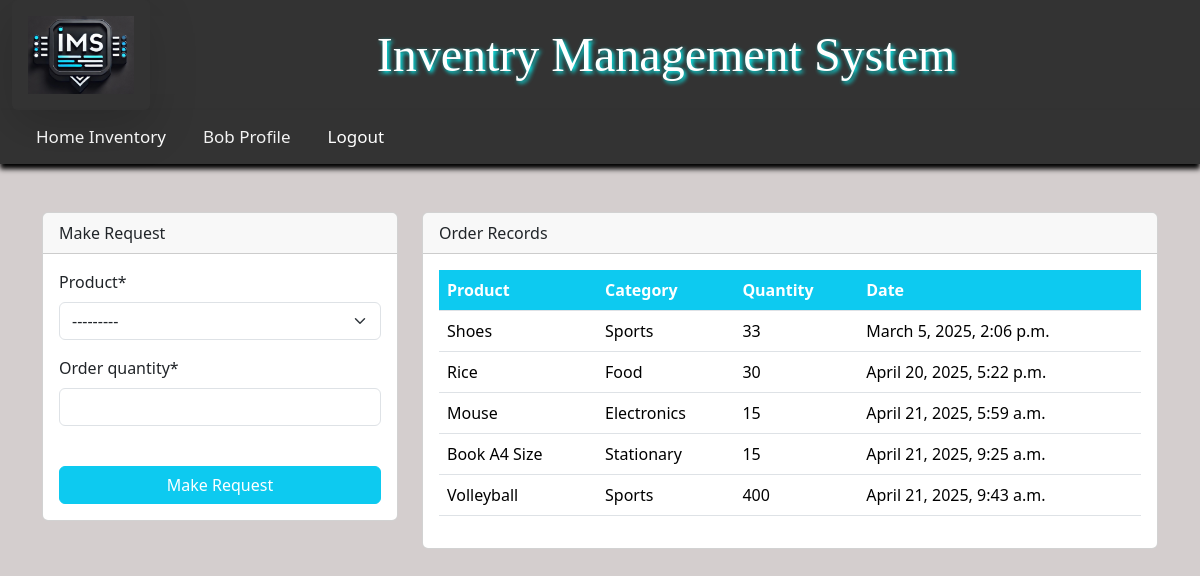
The page /dashboard/ (signed in) on the database its author committed.
### dashboard/models.py (models this page shows, shortened)
class Order(models.Model):
    product = models.ForeignKey(Product, on_delete=models.CASCADE, null=True)
    staff = models.ForeignKey(User, models.CASCADE, null=True)
    order_quantity = models.PositiveIntegerField(null=True)
    date = models.DateTimeField(auto_now_add=True)
    class Meta:
        verbose_name_plural='Orders'

class Product(models.Model):
    name = models.CharField(max_length=100 ,null=True)
    category = models.CharField(max_length=20 , choices=CATEGORY,null=True)
    quantity = models.PositiveIntegerField(null=True)
    cost_per_item = models.DecimalField(max_digits=19,decimal_places=2,null=True,blank=True)
    quantity_sold = models.IntegerField(null=True,blank=True)
    sales = models.DecimalField(max_digits=19,decimal_places=2,null=True,blank=True)
    stock_date = models.DateField(auto_now_add=True,null=True)
    last_sales_date=models.DateField(auto_now_add=True,null=True)
    def __str__(self):
        return f'{self.name}'
    class Meta:
        verbose_name_plural='Products'

### dashboard/views.py (the view)
# urls.py: path('dashboard/',views.index,name='dashboard-index'),
@login_required(login_url='user-login')
def index(request):
    orders=Order.objects.all()
    orders_count=Order.objects.all().count()
    products= Product.objects.all()
    workers_count=User.objects.all().count()
    product_count=Product.objects.all().count()
    if request.method=='POST':
        form=OrderForm(request.POST)
        if form.is_valid():
            instance = form.save(commit=False)
            instance.staff=request.user
            product = instance.product
            if instance.order_quantity > product.quantity:
                messages.error(request,"Insufficient stock ! Only {} available".format(product.quantity))
            else:
                instance.save()
                product.quantity -= instance.order_quantity
                product.save()
                messages.success(request,f"Order placed successfully ! {instance.order_quantity} items sold. ")
                return redirect("dashboard-index")
    else:
        form=OrderForm()
    products=Product.objects.all()
    context = {
        'orders_count':orders_count,
        'products':products,
        'orders':orders,
        'form':form,
        'workers_count':workers_count,
        'product_count':product_count,
    }
    return render(request,'dashboard/index.html',context)

### dashboard/forms.py
class OrderForm(forms.ModelForm):
    class Meta:
        model=Order
        fields=['product','order_quantity']

### templates/dashboard/index.html (shortened to what this page needs)
{% extends "partials/base.html" %}
{% load static %}
{% block content %}
{% if user.is_authenticated and user.is_staff and user.is_superuser %}
{% include 'partials/topnav.html' %}
<div class="container">
    <div class="row my-5">
        <div class="col-md-6">
            <div class="bg-white">
                <canvas id="myChart1" width="400" height="300"></canvas>
                <script>
                    var ctx = document.getElementById('myChart1').getContext('2d');
                    var myChart1 = new Chart(ctx, {
                        type: 'pie',
                        data: {
                            labels: [ {% for order in orders %} '{{order.product.name}}', {% endfor %}],
                            datasets: [{
                                label: 'Orders',
                                data:[ {% for order in orders %} {{order.order_quantity}}, {% endfor %}],
                                backgroundColor: [
                                    'rgba(255, 99, 132, 1)',
                                    'rgba(4, 162, 25, 1)',
                                    'rgba(255, 69, 0, 1)',
                                    'rgba(255, 206, 86, 1)',
                                    'rgba(75, 192, 192, 1)',
                                    'rgba(153, 102, 255, 1)',
                                    'rgba(255, 159, 64, 1)',
                                   // 'rgba(0, 0, 0, 1)',         // black
'rgba(33, 33, 33, 1)',      // darkgray
'rgba(51, 51, 51, 1)',      // dimgray
'rgba(64, 64, 64, 1)',      // gray
'rgba(85, 85, 85, 1)',      // lightgray
'rgba(102, 102, 102, 1)',   // slategray
'rgba(0, 0, 139, 1)',       // darkblue
'rgba(0, 0, 128, 1)',       // navy
'rgba(25, 25, 112, 1)',     // midnightblue
'rgba(47, 79, 79, 1)',      // darkslategray
'rgba(105, 105, 105, 1)',   // dimgray
'rgba(139, 0, 0, 1)',       // darkred
'rgba(153, 50, 204, 1)',    // darkorchid
'rgba(0, 128, 0, 1)',       // darkgreen
'rgba(0, 100, 0, 1)',       // darkforestgreen
'rgba(139, 69, 19, 1)',     // saddle brown
'rgba(178, 34, 34, 1)',     // firebrick
'rgba(255, 99, 71, 1)',     // tomato
'rgba(0, 0, 205, 1)',       // mediumblue
'rgba(0, 128, 128, 1)',     // teal
'rgba(85, 107, 47, 1)',     // darkolivegreen
'rgba(139, 137, 137, 1)',   // lightgray
'rgba(119, 136, 153, 1)',   // lightslategray
'rgba(72, 61, 139, 1)',     // darkslateblue
'rgba(139, 0, 139, 1)',     // darkviolet
'rgba(160, 82, 45, 1)',     // sienna
'rgba(178, 34, 34, 1)',     // firebrick
'rgba(112, 128, 144, 1)',   // slategray
'rgba(255, 69, 0, 1)',      // orangered
'rgba(139, 0, 0, 1)'        // darkred
                                ],
                                borderColor: [
                                    'rgba(255, 99, 132, 1)',
                                    'rgba(4, 162, 25, 1)',
                                    'rgba(255, 69, 0, 1)',
                                    'rgba(255, 206, 86, 1)',
                                    'rgba(75, 192, 192, 1)',
                                    'rgba(153, 102, 255, 1)',
                                    'rgba(255, 159, 64, 1)',
                                   // 'rgba(0, 0, 0, 1)',         // black
'rgba(33, 33, 33, 1)',      // darkgray
'rgba(51, 51, 51, 1)',      // dimgray
'rgba(64, 64, 64, 1)',      // gray
'rgba(85, 85, 85, 1)',      // lightgray
'rgba(102, 102, 102, 1)',   // slategray
'rgba(0, 0, 139, 1)',       // darkblue
'rgba(0, 0, 128, 1)',       // navy
'rgba(25, 25, 112, 1)',     // midnightblue
'rgba(47, 79, 79, 1)',      // darkslategray
'rgba(105, 105, 105, 1)',   // dimgray
'rgba(139, 0, 0, 1)',       // darkred
'rgba(153, 50, 204, 1)',    // darkorchid
'rgba(0, 128, 0, 1)',       // darkgreen
'rgba(0, 100, 0, 1)',       // darkforestgreen
'rgba(139, 69, 19, 1)',     // saddle brown
'rgba(178, 34, 34, 1)',     // firebrick
'rgba(255, 99, 71, 1)',     // tomato
'rgba(0, 0, 205, 1)',       // mediumblue
'rgba(0, 128, 128, 1)',     // teal
'rgba(85, 107, 47, 1)',     // darkolivegreen
'rgba(139, 137, 137, 1)',   // lightgray
'rgba(119, 136, 153, 1)',   // lightslategray
'rgba(72, 61, 139, 1)',     // darkslateblue
'rgba(139, 0, 139, 1)',     // darkviolet
'rgba(160, 82, 45, 1)',     // sienna
'rgba(178, 34, 34, 1)',     // firebrick
'rgba(112, 128, 144, 1)',   // slategray
'rgba(255, 69, 0, 1)',      // orangered
'rgba(139, 0, 0, 1)'        // darkred
                                ],
                                borderWidth: 0
                            }]
                        },
                        options: {
                            scales: {
                                yAxes: [{
                                    ticks: {
                                        beginAtZero: true
                                    }
                                }]
                            }
                        }
                    });
                </script>
            </div>
        </div>
        <div class="col-md-6">
            <div class="bg-white">
                <canvas id="myChart" width="400" height="300"></canvas>
                <script>
                    var ctx = document.getElementById('myChart').getContext('2d');
                    var myChart = new Chart(ctx, {
                        type: 'bar',
                        data: {
                            labels: [{% for product in products %} '{{ product.name }}', {% endfor %}],
                            datasets: [{
                                label: 'Products',
                                data: [{% for product in products %} '{{ product.quantity }}', {% endfor %}],
                                backgroundColor: [
                                    'rgba(255, 99, 132, 1)',
                                    'rgba(54, 162, 235, 1)',
                                    'rgba(255, 206, 86, 1)',
                                    'rgba(75, 192, 192, 1)',
                                    'rgba(153, 102, 255, 1)',
                                    'rgba(255, 159, 64, 1)',
'rgb(34, 226, 194)',      // dimgray
'rgba(64, 4, 64, 1)',      // gray
'rgb(156, 156, 156)',      // lightgray
'rgba(102, 102, 102, 1)',   // slategray
'rgba(0, 0, 139, 1)',       // darkblue
'rgba(0, 0, 128, 1)',       // navy
'rgba(25, 25, 112, 1)',     // midnightblue
'rgba(47, 79, 79, 1)',      // darkslategray
'rgba(105, 105, 105, 1)',   // dimgray
'rgba(139, 0, 0, 1)',       // darkred
'rgba(153, 50, 204, 1)',    // darkorchid
'rgba(0, 128, 0, 1)',       // darkgreen
'rgba(0, 100, 0, 1)',       // darkforestgreen
'rgba(139, 69, 19, 1)',     // saddle brown
'rgba(178, 34, 34, 1)',     // firebrick
'rgba(255, 99, 71, 1)',     // tomato
'rgba(0, 0, 205, 1)',       // mediumblue
'rgba(0, 128, 128, 1)',     // teal
'rgba(85, 107, 47, 1)',     // darkolivegreen
'rgba(139, 137, 137, 1)',   // lightgray
'rgba(119, 136, 153, 1)',   // lightslategray
'rgba(72, 61, 139, 1)',     // darkslateblue
'rgba(139, 0, 139, 1)',     // darkviolet
'rgba(160, 82, 45, 1)',     // sienna
'rgba(178, 34, 34, 1)',     // firebrick
'rgba(112, 128, 144, 1)',   // slategray
'rgba(255, 69, 0, 1)',      // orangered
'rgba(139, 0, 0, 1)'        // darkred
                                ],
                                borderColor: [
                                    'rgba(255, 99, 132, 1)',
                                    'rgba(54, 162, 235, 1)',
                                    'rgba(255, 206, 86, 1)',
                                    'rgba(75, 192, 192, 1)',
                                    'rgba(153, 102, 255, 1)',
                                    'rgba(255, 159, 64, 1)',
'rgba(51, 51, 51, 1)',      // dimgray
'rgba(64, 64, 64, 1)',      // gray
'rgba(85, 85, 85, 1)',      // lightgray
'rgba(102, 102, 102, 1)',   // slategray
'rgba(0, 0, 139, 1)',       // darkblue
'rgba(0, 0, 128, 1)',       // navy
'rgba(25, 25, 112, 1)',     // midnightblue
'rgba(47, 79, 79, 1)',      // darkslategray
'rgba(105, 105, 105, 1)',   // dimgray
'rgba(139, 0, 0, 1)',       // darkred
'rgba(153, 50, 204, 1)',    // darkorchid
'rgba(0, 128, 0, 1)',       // darkgreen
'rgba(0, 100, 0, 1)',       // darkforestgreen
'rgba(139, 69, 19, 1)',     // saddle brown
'rgba(178, 34, 34, 1)',     // firebrick
'rgba(255, 99, 71, 1)',     // tomato
'rgba(0, 0, 205, 1)',       // mediumblue
'rgba(0, 128, 128, 1)',     // teal
'rgba(85, 107, 47, 1)',     // darkolivegreen
'rgba(139, 137, 137, 1)',   // lightgray
'rgba(119, 136, 153, 1)',   // lightslategray
'rgba(72, 61, 139, 1)',     // darkslateblue
'rgba(139, 0, 139, 1)',     // darkviolet
'rgba(160, 82, 45, 1)',     // sienna
'rgba(178, 34, 34, 1)',     // firebrick
'rgba(112, 128, 144, 1)',   // slategray
'rgba(255, 69, 0, 1)',      // orangered
'rgba(139, 0, 0, 1)'        // darkred
                                ],
                                borderWidth: 0
                            }]
                        },
                        options: {
                            scales: {
                                yAxes: [{
                                    ticks: {
                                        beginAtZero: true
                                    }
                                }]
                            }
                        }
                    });
                </script>
            </div>
        </div>
    </div>
</div>
{% else %}
{% include 'dashboard/staff_index.html' %}
{% endif %}
{% endblock content %}

### templates/partials/nav.html (shortened to what this page needs)
{% load static %}
<nav style="background-color: #333; color:black;box-shadow:0px 5px 5px;>" class="m-0 navbar-expand ">
<div class="row m-0">
  <div class="col-1 m-0">
  <img src="{% static 'core/images/IMG_20250111_235645.jpg' %}"
  style="margin:0px;background-color: #3841420d;height:110px;" class="shadow-lg rounded p-3 m-0">
  </div>
  <div class="col-11  rounded">
  <h2  style="text-shadow:2px 2px 4px aqua;margin:0;padding:10px;white-space:nowrap;font-size:4vw;color:white;
  font-family:cursive; margin-left:32px;background-color: #3841420d;" class=" mt-3 navbar-expand ">
   <center>Inventry Management System </center>
  </h2>
  </div>
</nav>
<nav  style="background-color: #333; color:black;box-shadow:0px 5px 5px;>" class="m-0 navbar-expand ">
  <div style="margin-left:20px;" class="topnav " id="myTopnav">
  {% if user.is_authenticated  %}
    <a  class="navbar-brand text-white" href="{% url 'dashboard-index' %}">Home Inventory</a>
    <a style="margin-left:5px;" class="nav-link " href="{% url 'user-profile'  %}">
      {{user.username | capfirst}}
      Profile</a>
    <form action="{% url 'logout' %}" method="post">
    <a><button style="margin-left:5px;" class="nav-link text-white loghov" type="submit" >Logout</button>
      </a>
    </form>
    {% endif %}
  </div>
</nav>

### templates/dashboard/staff_index.html (shortened to what this page needs)
{% load crispy_forms_tags %}
<div class="container">
    <div class="row mt-4">
        <div class="col-md-4 mt-4">
            <div class="card">
                <div class="card-header">
                    Make Request
                </div>
                <div class="card-body">
                    <form method="POST">
                        {{form | crispy}}
                        <br>
                        <input href="#" class="w-100 btn btn-info btn-block text-white" type="submit" value="Make Request">
                        <br>
                    </form>
                </div>
            </div>
        </div>
        <br><br>
        <div class="col-md-8 mt-4">
            <div class="card">
                <div class="card-header">
                    Order Records
                </div>
                <div class="card-body " >
                    <table class="table bg-white">
                            <thead class=" text-white">
                            <tr class="bg-info">
                                <th class="bg-info text-white"  scope="col">Product</th>
                                <th class="bg-info text-white" scope="col">Category</th>
                                <th class="bg-info text-white" scope="col">Quantity</th>
                                <th scope="col" class="bg-info text-white">Date</th>
                            </tr>
                        </thead>
                        <tbody>
                        {% for order in orders %}
                        {% if order.staff == user %}
                        <tr>
                            <td>{{order.product.name}}</td>
                            <td>{{order.product.category}}</td>
                            <td>{{order.order_quantity}}</td>
                            <td>{{order.date }}</td>
                        </tr>
                        {% endif %}
                        {% endfor %}
                        </tbody>
                    </table>
                </div>
            </div>
        </div>
    </div>
</div>

### static/core/css/style.css (style rules this page uses)
body { background: rgb(255, 255, 255); }

### static/core/css/styl.css (style rules this page uses)
body { background: rgba(255, 255, 255, 0.658); }

### templates/partials/base.html (style rules this page uses)
.topnav { overflow: hidden; background-color: #333; }
.topnav a { float: left; display: block; color: #f2f2f2; text-align: center; padding: 14px 16px; text-decoration: none; font-size: 17px; }

### rows shown on the page
Order: product.name "Shoes", product.category "Sports", order_quantity "33", date "March 5, 2025, 2:06 p.m."
Order: product.name "Rice", product.category "Food", order_quantity "30", date "April 20, 2025, 5:22 p.m."
Order: product.name "Mouse", product.category "Electronics", order_quantity "15", date "April 21, 2025, 5:59 a.m."
Order: product.name "Book A4 Size", product.category "Stationary", order_quantity "15", date "April 21, 2025, 9:25 a.m."
Order: product.name "Volleyball", product.category "Sports", order_quantity "400", date "April 21, 2025, 9:43 a.m."

### other values the page prints
{{ user.username | capfirst }} "Bob"
